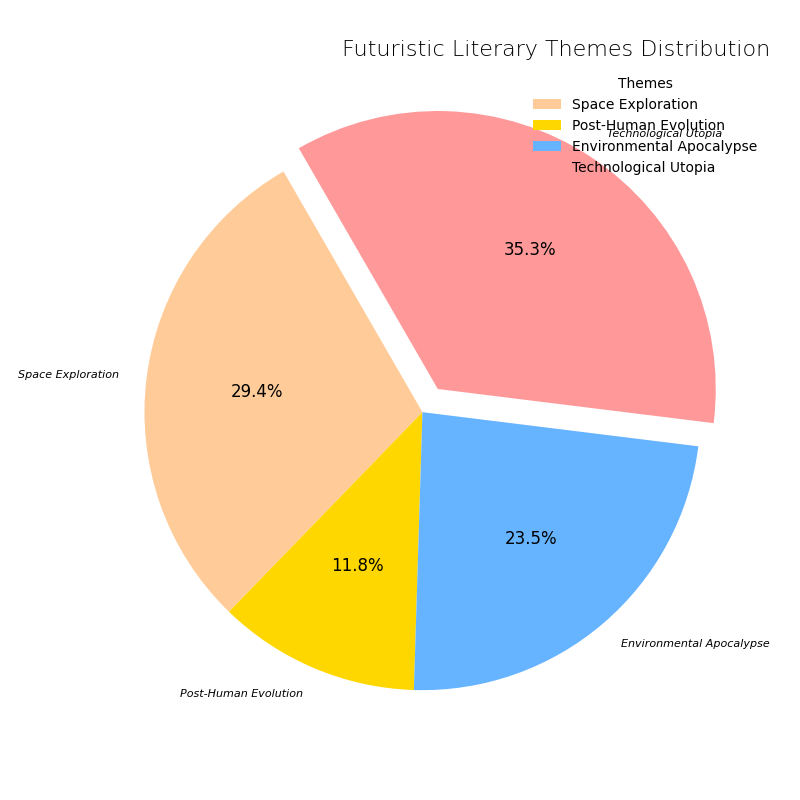

Source code (Python):
import matplotlib.pyplot as plt
import numpy as np

themes = ['Space Exploration', 'Post-Human Evolution', 'Environmental Apocalypse', 'Technological Utopia']
distribution = np.array([25, 10, 20, 30])
colors = ['#FFCC99', '#FFD700', '#66B3FF', '#FF9999']
explode = (0, 0, 0, 0.1)
markers = ['o', 's', 'D', '^']
styles = ['-', '--', '-.', ':']

fig, ax = plt.subplots(figsize=(8, 8))
wedges, texts, autotexts = ax.pie(distribution, labels=themes, autopct='%1.1f%%', startangle=120, colors=colors,
                                  explode=explode, textprops=dict(color="black"))

plt.setp(autotexts, size=12, weight="normal")
plt.setp(texts, size=8, style='italic')

ax.set_title("Futuristic Literary Themes Distribution", fontsize=16, fontweight='light', loc='right')

# Altering legend position and removing the border
ax.legend(wedges, themes, title="Themes", loc="upper right", frameon=False)

# Adding grid to the plot (Note: grids do not typically apply to pie charts in matplotlib)
ax.grid(True, linestyle='-', linewidth=0.5, color='gray', alpha=0.7)

plt.tight_layout()
plt.show()
